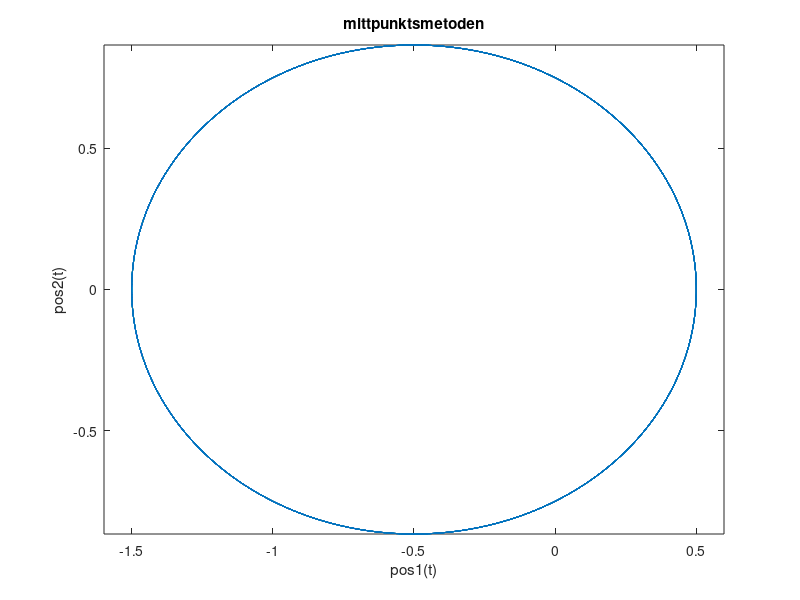

Recreate this plot in MATLAB. (Note: this script raises an error after producing the figure.)
clear
close all
% Set step size, number of iterations and tolerance
h = 0.001; 
N = 90000; 
tol = 1e-10;

% Initialize u matrix with zeros
u = zeros(4,N);


% Set initial values for variables
a=0.5;
u(:,1)=[1-a; 0; 0; sqrt((1+a)/(1-a))];

f = @(pos1,pos2,has1,has2,fore_pos1,fore_pos2,fore_has1,fore_has2) [1/2*(h*has1+h*fore_has1); 1/2*(h*has2+h*fore_has2);h*(-1/2*(pos1+fore_pos1)/((1/2*(pos1+fore_pos1))^2 +(1/2*(pos2+fore_pos2))^2)^(3/2));h*(-1/2*(pos2+fore_pos2)/((1/2*(pos1+fore_pos1))^2 +(1/2*(pos2+fore_pos2))^2)^(3/2))];
for i=2:N
    rel_data = u(:,i-1);
    while max(abs(u(:,i-1) + f(rel_data(1),rel_data(2),rel_data(3),rel_data(4),u(1,i-1),u(2,i-1),u(3,i-1),u(4,i-1))-rel_data))> tol
    
    rel_data = u(:,i-1) + f(rel_data(1),rel_data(2),rel_data(3),rel_data(4),u(1,i-1),u(2,i-1),u(3,i-1),u(4,i-1));
    end
   u(:,i)=rel_data;
end

% Plotta 
pos1=u(1,:);
pos2=u(2,:);
plot(pos1,pos2)
title('mittpunktsmetoden')
xlabel('pos1(t)')
ylabel('pos2(t)')

axis equal

energi(u,h,N)
